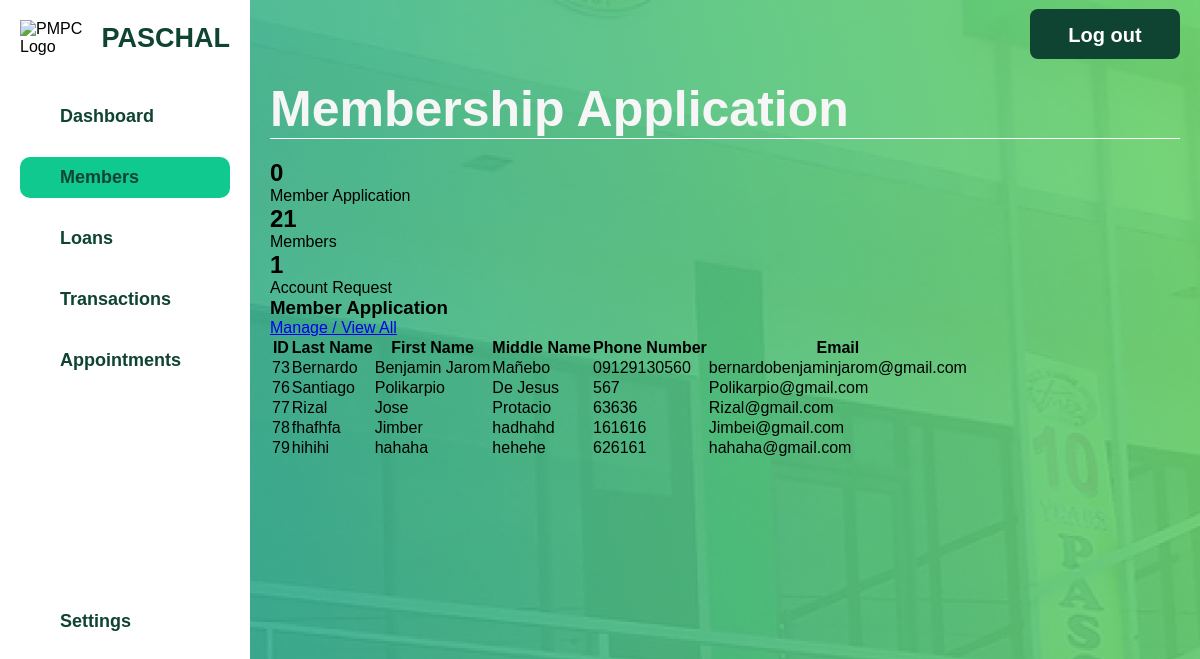
Screenshot of /admin/admin-membership-app.php with the database file from the repository.
### tables this page shows
CREATE TABLE `member_credentials` (
  `MemberID` int(11) NOT NULL,
  `Username` varchar(50) NOT NULL,
  `Email` varchar(100) NOT NULL,
  `Password` varchar(255) NOT NULL,
  `reset_token` varchar(255) DEFAULT NULL,
  `token_expiry` datetime DEFAULT NULL
);

CREATE TABLE `signupform` (
  `MemberID` int(11) NOT NULL,
  `FirstName` varchar(50) NOT NULL,
  `LastName` varchar(50) NOT NULL,
  `MiddleName` varchar(50) DEFAULT NULL,
  `Sex` enum('Male','Female','Other') NOT NULL,
  `AddressID` int(11) DEFAULT NULL,
  `TINNumber` varchar(15) DEFAULT NULL,
  `Birthday` date DEFAULT NULL,
  `ContactNo` varchar(15) NOT NULL
);

### html/admin/admin-membership-app.php (the view, shortened to what this page needs)
<?php
$servername = "localhost";
$dbUsername = "root";
$dbPassword = "";
$dbname = "pmpc";
$conn = new mysqli($servername, $dbUsername, $dbPassword, $dbname);
$totalMembersQuery = "SELECT COUNT(*) as total FROM member WHERE MembershipStatus = 'Active'";
$totalMembersResult = $conn->query($totalMembersQuery);
$totalMembers = $totalMembersResult->fetch_assoc()['total'];
$activeMemberApplicationsQuery = "SELECT COUNT(*) as total FROM membership_application WHERE Status = 'In Progress'";
$activeMemberApplicationsResult = $conn->query($activeMemberApplicationsQuery);
$activeMemberApplications = $activeMemberApplicationsResult->fetch_assoc()['total'];
$accountRequestsQuery = "SELECT COUNT(*) as total FROM Account_request";
$accountRequestsResult = $conn->query($accountRequestsQuery);
$accountRequests = $accountRequestsResult->fetch_assoc()['total'];
$membersQuery = "
    SELECT
        mc.MemberID,
        sf.LastName,
        sf.FirstName,
        sf.MiddleName,
        sf.ContactNo,
        mc.Email
    FROM
        member_credentials mc
    JOIN
        signupform sf
    ON
        mc.MemberID = sf.MemberID
    LIMIT 5
";
$membersResult = $conn->query($membersQuery);
?>
<!DOCTYPE html>
<html lang="en">
<head>
    <link rel="stylesheet" href="../../css/admin-members.css">
    <link rel="stylesheet" href="../../css/admin-general.css">
</head>
<body>
    <div class="container">
        <div class="sidebar">
            <div class="logo-container">
                <div class="logo">
                    <img src="../../assets/pmpc-logo.png" alt="PMPC Logo">
                </div>
                <h2 class="pmpc-text">PASCHAL</h2>
            </div>
            <ul class="sidebar-menu">
                <li><a href="admin.php">Dashboard</a></li>
                <li><a href="admin-members.php" class="active">Members</a></li>
                <li><a href="admin-loans.php">Loans</a></li>
                <li><a href="admin-transactions.php">Transactions</a></li>
                <li><a href="admin-appointments.php">Appointments</a></li>
            </ul>
            <ul class="sidebar-settings">
                <li><a href="admin-settings.html">Settings</a></li>
            </ul>
        </div>
        <div class="main-content">
            <header>
                <h1>Membership Application</h1>
                <button class="logout-button" onclick="redirectToIndex()">Log out</button>
            </header>
            <section class="summary-cards">
                <div class="card" onclick="window.location.href='admin-membership-app.php'">
                    <h2><?php echo $activeMemberApplications; ?></h2>
                    <p>Member Application</p>
                </div>
                <div class="card" onclick="window.location.href='admin-members.php'">
                    <h2><?php echo $totalMembers; ?></h2>
                    <p>Members</p>
                </div>
                <div class="card" onclick="window.location.href='admin-account-req.php'">
                    <h2><?php echo $accountRequests; ?></h2>
                    <p>Account Request</p>
                </div>
            </section>
            <section class="member-list">
                <div class="table-header">
                    <h3>Member Application</h3>
                    <a href="admin-manage-membership.php" class="manage-link">Manage / View All</a>
                </div>
                <table>
                    <thead>
                        <tr>
                            <th>ID</th>
                            <th>Last Name</th>
                            <th>First Name</th>
                            <th>Middle Name</th>
                            <th>Phone Number</th>
                            <th>Email</th>
                        </tr>
                    </thead>
                    <tbody>
                        <?php
                        if ($membersResult->num_rows > 0) {
                            while ($row = $membersResult->fetch_assoc()) {
                                echo "<tr>";
                                echo "<td>" . htmlspecialchars($row['MemberID']) . "</td>";
                                echo "<td>" . htmlspecialchars($row['LastName']) . "</td>";
                                echo "<td>" . htmlspecialchars($row['FirstName']) . "</td>";
                                echo "<td>" . htmlspecialchars($row['MiddleName']) . "</td>";
                                echo "<td>" . htmlspecialchars($row['ContactNo']) . "</td>";
                                echo "<td>" . htmlspecialchars($row['Email']) . "</td>";
                                echo "</tr>";
                            }
                        } else {
                            echo "<tr><td colspan='6'>No application found.</td></tr>";
                        }
                        ?>
                    </tbody>
                </table>
            </section>
        </div>
    </div>
</body>
</html>

### css/admin-general.css (style rules this page uses)
* { margin: 0; padding: 0; box-sizing: border-box; font-family: 'Poppins', Arial, Helvetica, sans-serif; }
html, body { height: 100%; }
body { background-image: url('../assets/bg.jpg'); background-size: auto; background-position: center; background-repeat: repeat; margin: 0; height: 100vh; }
.container { display: flex; width: 100%; height: 100vh; }
.sidebar { width: 250px; background-color: #fff; display: flex; flex-direction: column; padding: 20px; position: fixed; height: 100vh; }
.logo-container { display: flex; align-items: center; margin-bottom: 20px; }
.logo img { width: 70px; height: auto; margin-right: 10px; }
.pmpc-text { font-size: 27px; color: #0F4332; font-weight: 800; }
.sidebar-menu { list-style: none; padding: 0; }
.sidebar-menu li { margin: 20px 0; }
.sidebar-settings { list-style: none; padding-left: 0; margin-bottom: 20px; }
.sidebar-menu a { color: #0F4332; text-decoration: none; font-size: 18px; font-weight: bold; display: block; padding: 10px 40px; transition: background-color 0.3s ease; }
.sidebar-menu a.active, .sidebar-menu a:hover { background-color: #10C98F; border-radius: 10px; }
.sidebar-settings li { margin: 0; }
.sidebar-settings a { color: #0F4332; text-decoration: none; font-size: 18px; font-weight: bold; padding: 10px 40px; display: block; transition: background-color 0.3s ease; margin-top:200px; }
.main-content { margin-left: 250px; padding: 20px; width: calc(100% - 250px); background-color: #e0f7f700; }
header { display: flex; justify-content: space-between; align-items: center; padding-top: 60px; border-bottom: 1.5px solid #ffffff; margin-bottom: 20px; }
header h1 { font-size: 50px; font-weight: 800; color: #f6f6f6; }
.logout-button { background-color: #0F4332; color: rgb(255, 255, 255); border-radius: 8px; margin-top: -150px; font-size: 20px; font-weight: bold; width: 150px; height: 50px; padding: 15px 25px; border: none; cursor: pointer; transition: background-color 0.3s ease; }

### rows the page displays
member_credentials: MemberID "73", signupform.LastName "Bernardo", signupform.FirstName "Benjamin Jarom", signupform.MiddleName "Mañebo", signupform.ContactNo "09129130560", Email "bernardobenjaminjarom@gmail.com"
member_credentials: MemberID "76", signupform.LastName "Santiago", signupform.FirstName "Polikarpio", signupform.MiddleName "De Jesus", signupform.ContactNo "567", Email "Polikarpio@gmail.com"
member_credentials: MemberID "77", signupform.LastName "Rizal", signupform.FirstName "Jose", signupform.MiddleName "Protacio", signupform.ContactNo "63636", Email "Rizal@gmail.com"
member_credentials: MemberID "78", signupform.LastName "fhafhfa", signupform.FirstName "Jimber", signupform.MiddleName "hadhahd", signupform.ContactNo "161616", Email "Jimbei@gmail.com"
member_credentials: MemberID "79", signupform.LastName "hihihi", signupform.FirstName "hahaha", signupform.MiddleName "hehehe", signupform.ContactNo "626161", Email "hahaha@gmail.com"

### other values shown
$activeMemberApplications "0"
$totalMembers "21"
$accountRequests "1"
